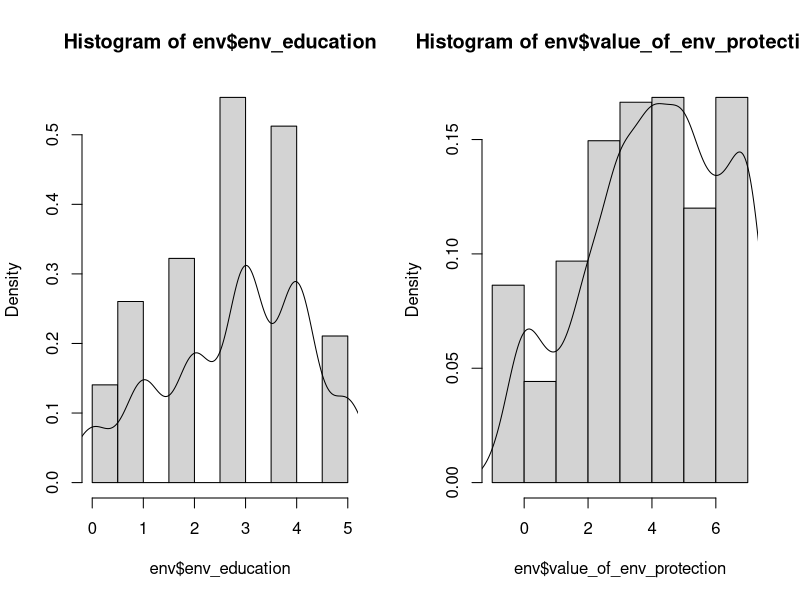
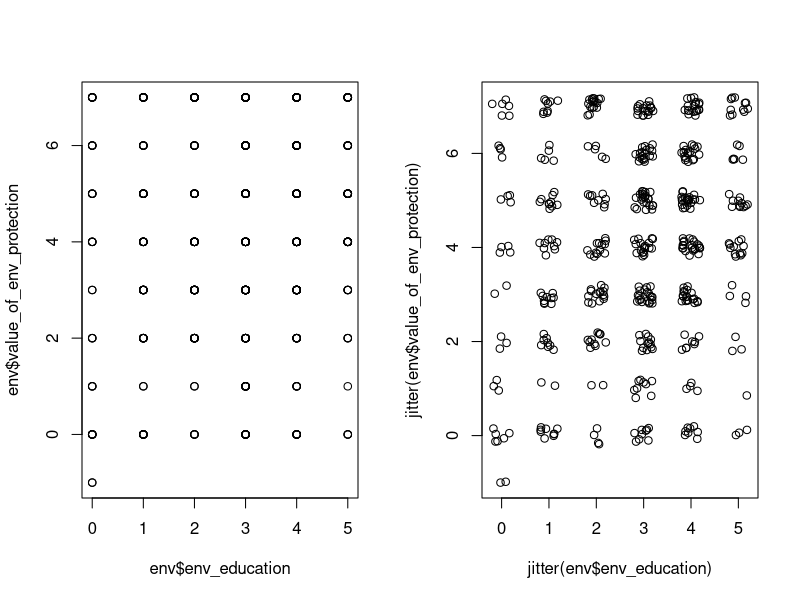
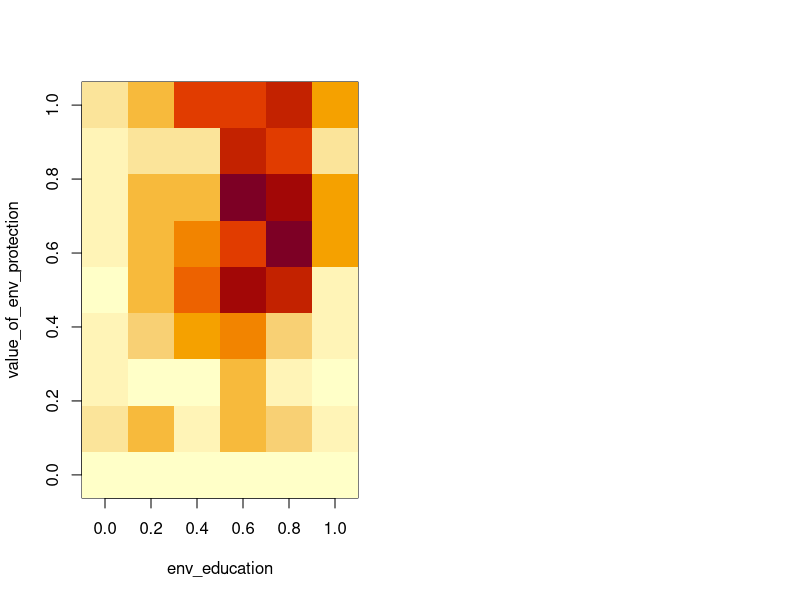
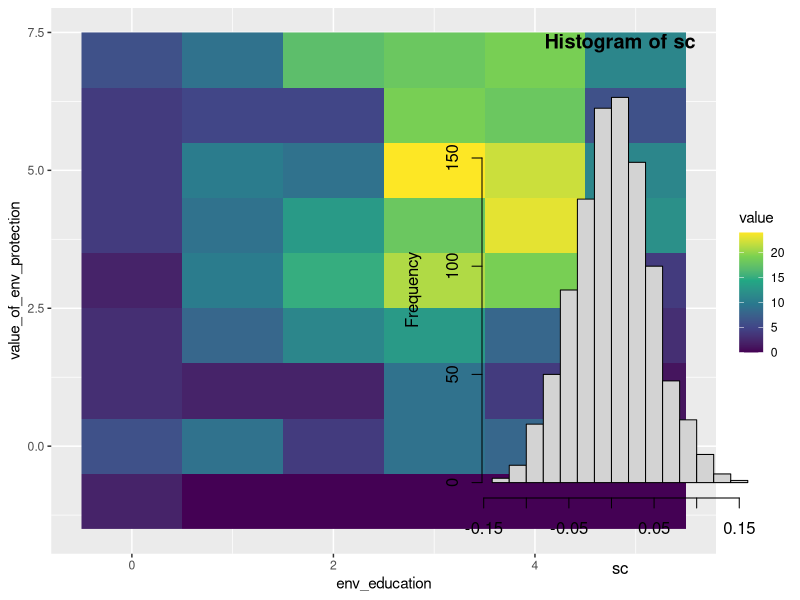
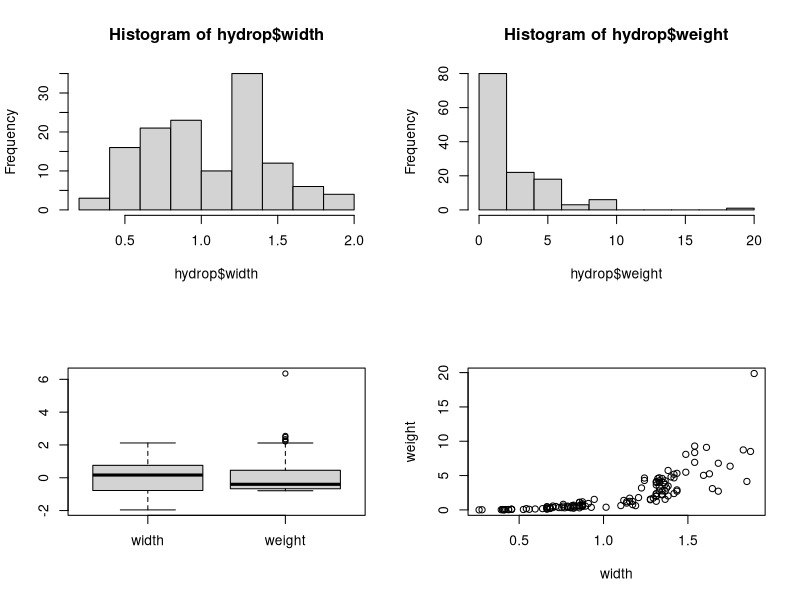
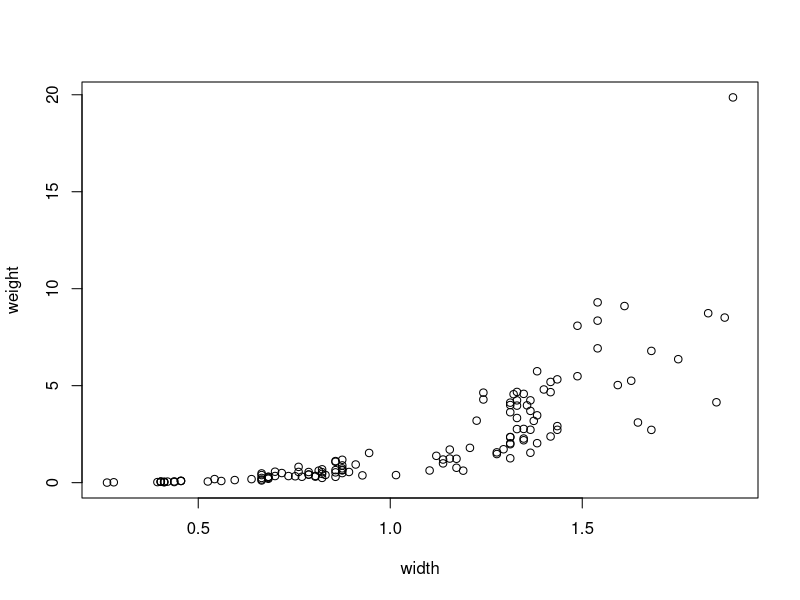
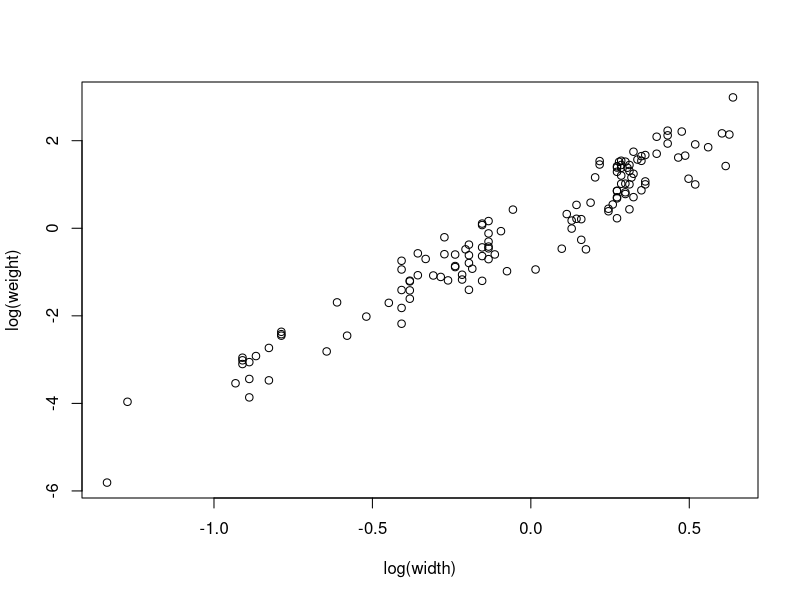
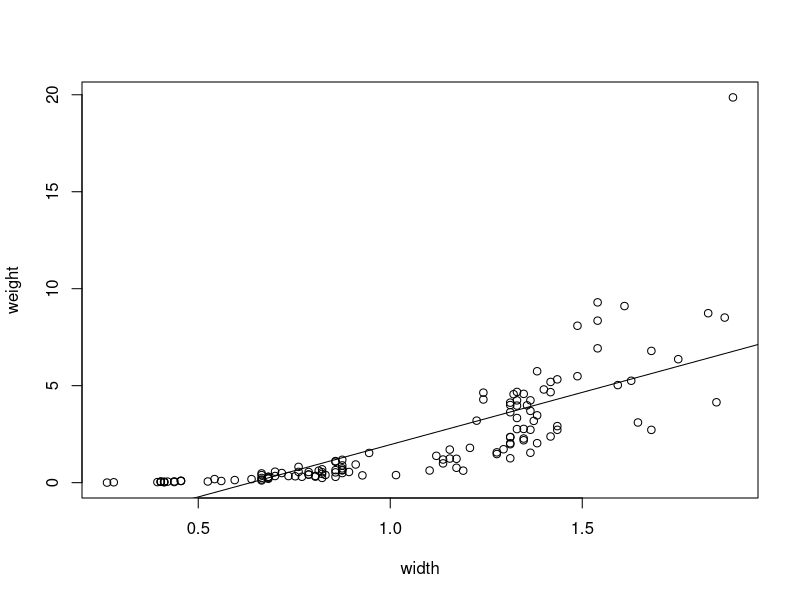

Write R code to recreate these figures, in order. (Note: this script raises an error after producing the figures.)
## ---- chunk 1
knitr::opts_chunk$set(echo = TRUE, error=TRUE)
## ---- chunk 2

rm(list=ls(all=TRUE))

env = read.csv("data/env_values.csv")

str(env)

## ---- chunk 3
layout(matrix(1:2,nrow=1,ncol=2,byrow=TRUE)) # making room for two graphs
hist(env$env_education,freq=FALSE); lines(density(env$env_education,na.rm=TRUE))
hist(env$value_of_env_protection,freq=FALSE); lines(density(env$value_of_env_protection,na.rm=TRUE))

plot(env$env_education,env$value_of_env_protection)
plot(jitter(env$env_education),jitter(env$value_of_env_protection))

tab = table(env)
image(tab,xlab="env_education",ylab="value_of_env_protection")

# and the same a bit more complicated with enigmatic graphic package ggplot:
library(reshape2)
library(ggplot2)
pl_dat = melt(tab)
ggplot(pl_dat, aes(x = env_education, y = value_of_env_protection)) + 
	geom_raster(aes(fill = value)) + scale_fill_viridis_c()
## ---- chunk 4
cor(env$env_education,env$value_of_env_protection,use="na.or.complete",method="spearman")

cor.test(env$env_education,env$value_of_env_protection,method="spearman")

nrow(env)-sum(is.na(env$env_education) | is.na(env$value_of_env_protection)) # sample size without NAs
## ---- chunk 5
cor.test(env$env_education,env$value_of_env_protection,method="spearman",alternative = "greater")

# alternatively just stick to default (alternative ="two.sided") and divide P by 2.
cor.test(env$env_education,env$value_of_env_protection,method="spearman")$p.value / 2
## ---- chunk 6
# Spearman correlation significance test by permutation (one-sided)
sc<-rep(NA,1000) # to collect correlation coefficients computed from permuted data
for(i in 1:1000) {
  sc[i]<-cor(cbind(sample(env$env_education),env$value_of_env_protection),
      use="pairwise.complete.obs",method="spearman")[1,2]
}
hist(sc)
sum(sc>=cor(env,use="pairwise.complete.obs",method="spearman")[1,2])/1000
## ---- chunk 7
hydrop = read.table("data/Hydropsyche.txt", header = TRUE)
str(hydrop)
## ---- chunk 8
layout(matrix(1:4,2,2,byrow=T))
hist(hydrop$width)
hist(hydrop$weight) # extremely skewed!
boxplot(scale(hydrop))
plot(weight~width,data=hydrop)

layout(1)
plot(weight~width,data=hydrop)
plot(log(weight)~log(width),data=hydrop)
## ---- chunk 9
plot(weight~width,data=hydrop)
m1<-lm(weight~width,data=hydrop)
summary(m1)
abline(m1)
## ---- chunk 10
layout(matrix(1:4,2,2))
plot(m1)
## ---- chunk 11
m2<-lm(log(weight)~log(width),data=hydrop)
summary(m2)
coef(m2)
plot(log(weight)~log(width),data=hydrop)
abline(m2)

plot(log(weight)~log(width),data=hydrop)
newdata <- data.frame(width=seq(min(hydrop$width),max(hydrop$width),by=0.1))
pred<-predict(mod,newdata=newdata,interval="confidence",level=0.95) 
matlines(log(newdata$width),pred)

plot(m2) # for diagnostics
## ---- chunk 12
coef(m2)
plot(weight~width,data=hydrop)
x = seq(0,2,by=0.001)
yhat<-exp(coef(m2)[1]) * x^coef(m2)[2] 
lines(hydrop$width,yhat,col="red")

## ---- chunk 13
mic = read.table("data/MicrobesStoichiometry.txt", header = TRUE)
levels(mic$species)<-c("Pec","Ver") # just to make shorter labels on axes
names(mic)
## ---- chunk 14
mic$NP<-factor(mic$NP)
mic<-subset(mic,subset=(NP==5) )
mic<-droplevels(mic)
## ---- chunk 15
plot(mic[,grep("na",names(mic))])
# strong correlations suggest redundant information in those na-signatures
mic$na_avg<-apply(scale(mic[,grep("na",names(mic))]),1,mean)
# this is a good average na-signature, due to scaling all 4 have same weight
## ---- chunk 16
# could check distribution within each bottle
i<-0
i<-i+1
levels(mic$bottle)
hist(mic$na_avg[mic$all.treat==levels(mic$all.treat)[i]])
# just rerun last two lines to get some histograms
# could also just plot all 60 or maybe at least some of them
layout(matrix(1:36,nrow=6,ncol=6))
old.par<-par # to keep graphical pars
par(mar=c(0,0,0,0))
for(i in 1:30) {
  hist(mic$na_avg[mic$all.treat==levels(mic$all.treat)[i]],xlab="",ylab="",main="",xaxt="n",yaxt="n",col="grey",freq=FALSE)
  lines(density(mic$na_avg[mic$all.treat==levels(mic$all.treat)[i]]))
}
# not all bottles generate ND data, maybe median is better measure for location within each bottle than mean
# now averaging data within each bottle
na_bt_med<-tapply(mic$na_avg,INDEX=mic$all.treat,median)
species<-factor(substr(names(na_bt_med),start=0,stop=3))
phase<-factor(substr(names(na_bt_med),start=5,stop=7))
mic1<-data.frame(species,phase,na_bt_med) # not used any further here

# same operation smarter with aggregate() instead
mic<-mic[,-c(2)] # aggregation will make this factor meaningless
mic2<-aggregate(.~all.treat+species+phase+NP+bottle,data=mic,FUN=median)
# compare shape and size of mic vs. mic2!
## ---- chunk 17
# could do separate tests for each species, but two-way ANOVA is more efficient and could help to find an interesting interaction effect
combfac<-paste(mic2$species,mic2$phase,sep="_")
bartlett.test(mic2$na_avg~combfac)
boxplot(na_avg~species*phase,data=mic2)
# --> variances assumed as homogeneous
hist(unlist(tapply(mic2$na_avg,combfac,scale))) # quick and dirt check says ND may be given ;-)
an<-aov(na_avg~species*phase,data=mic2)
summary(an)
# interaction not significant, thus in principal no post-hoc tests needed unless groupwise comparisons interesting
TukeyHSD(an)

# making an appropriate graph
# Anova tests differences in locations=means, thus boxplots are not really appropriate
means<-tapply(mic2$na_avg,combfac,mean)
sds<-tapply(mic2$na_avg,combfac,sd)
plot(c(1:4),means,xlim=c(0.5,4.5),ylim=c(-1.5,1.5),ylab="avg nucleic acid signature", xlab="",xaxt="n",bty="l")
arrows(x0=c(1:4),y0=means-sds,y1=means+sds,angle=90,code=3)
axis(side=1,at=c(1:4),labels=names(means))
text(c(1:4),means,labels=c("a","b","b","b"),pos=4)
# obvious some things could still be improved, like using different symbols and symbol colors for the treatments  
## ---- chunk 18
mic = read.table("data/MicrobesStoichiometry.txt", header = TRUE)
levels(mic$species)<-c("Pec","Ver") # just to make shorter labels on axes
mic$NP<-factor(mic$NP)
mic<-subset(mic,subset=((NP==5 | NP==50) & phase=="log"))
mic<-droplevels(mic)
mic$na_avg<-apply(scale(mic[,grep("na",names(mic))]),1,mean)
mic<-mic[,-c(2)]
mic_agg<-aggregate(.~all.treat+species+phase+NP+bottle,data=mic,FUN=median)
mic_agg$combfac<-paste(substr(mic_agg$species,0,3),mic_agg$NP,sep="_")

table(mic_agg$combfac)
bartlett.test(na_avg~combfac,data=mic_agg)
boxplot(na_avg~species*NP,data=mic_agg)
# variances seem homogeneous
hist(unlist(tapply(mic_agg$na_avg,mic_agg$combfac,scale))) # ok
an<-aov(na_avg~species*NP,data=mic_agg)
summary(an)
# interaction significant
# thus post-hoc tests more important
TukeyHSD(an)

# making an appropriate graph
# Anova tests differences in locations=means, thus boxplots are not really appropriate
means<-tapply(mic_agg$na_avg,mic_agg$combfac,mean)
sds<-tapply(mic_agg$na_avg,mic_agg$combfac,sd)
plot(c(1:4),means,xlim=c(0.5,4.5),ylim=c(-1.5,1.5),ylab="avg nucleic acid signature",xlab="",xaxt="n",bty="l")
arrows(x0=c(1:4),y0=means-sds,y1=means+sds,angle=90,code=3)
axis(side=1,at=c(1:4),labels=names(means))
text(c(1:4),means,labels=c("a","b","b","a,b"),pos=4)
# obvious some things could still be improved, like using different symbols and symbol colors for the treatments  
